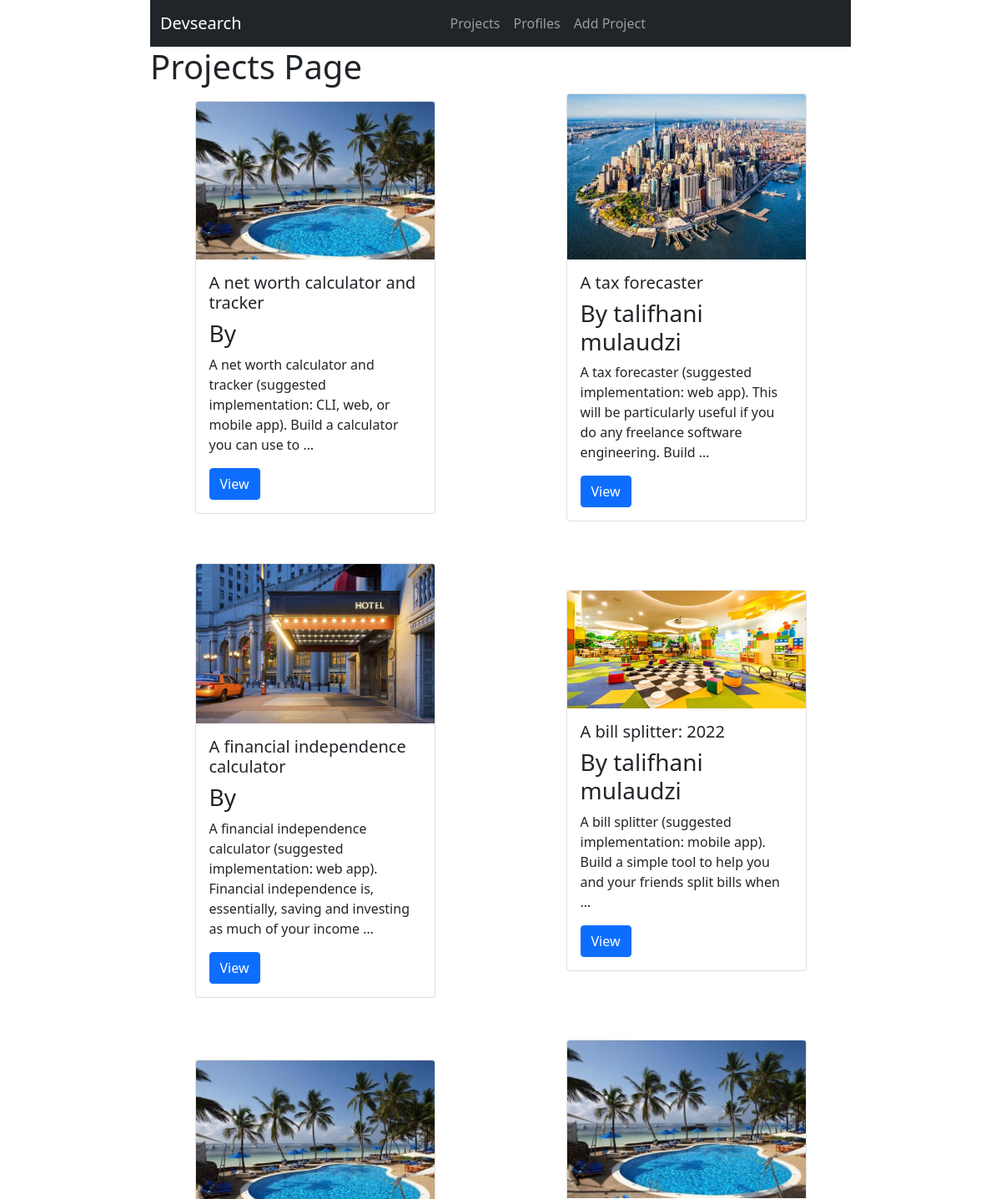
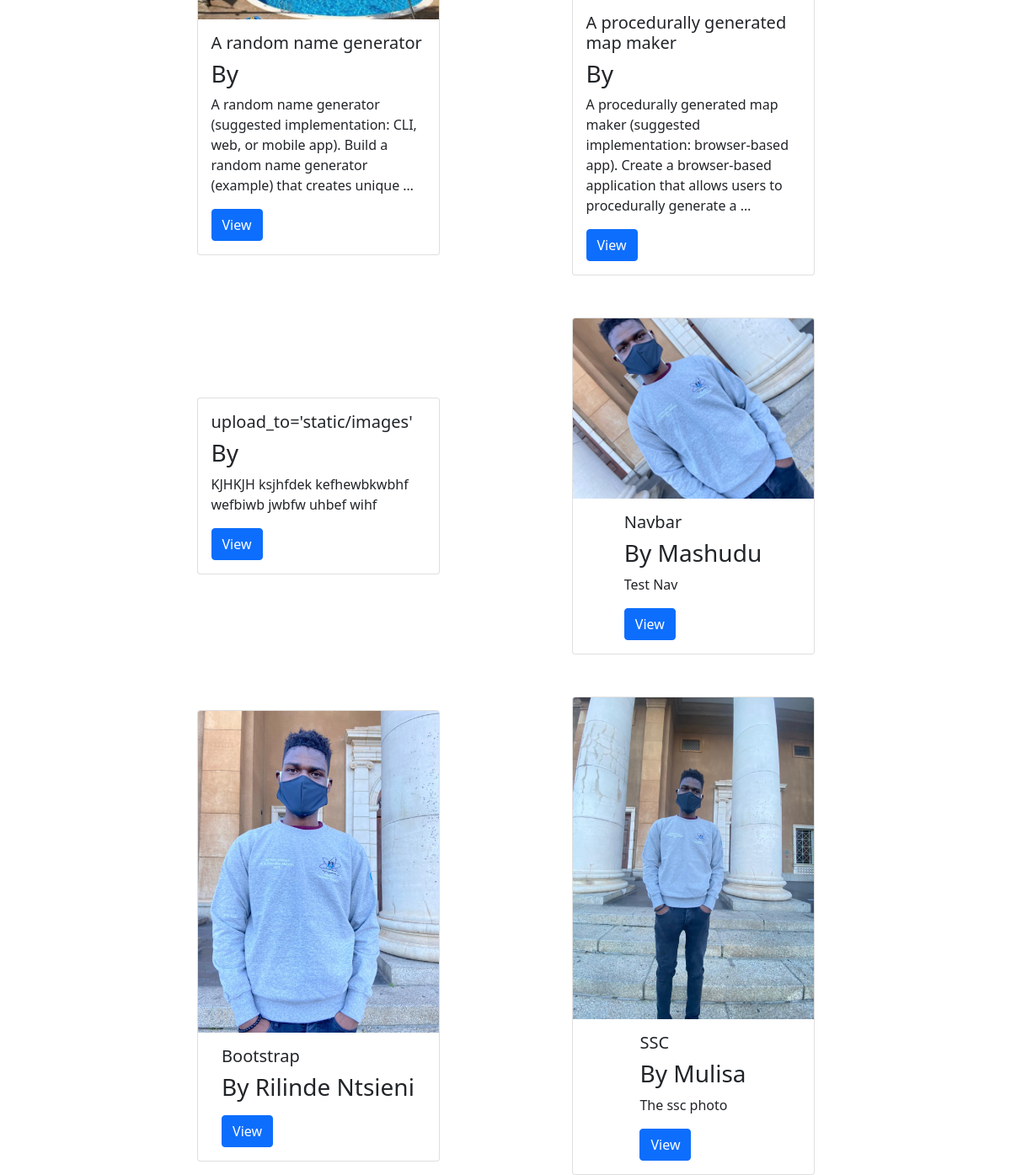
/projects/, run on the app's committed database (2 pictures, top to bottom).
### project/models.py (models this page shows, shortened)
class Project(models.Model):
    id = models.UUIDField(default=uuid.uuid4, editable=False, null=False, blank=False, primary_key=True)
    title = models.CharField(null=False, blank=False, max_length=200)
    description = models.TextField(null=True, blank=True)
    owner = models.ForeignKey(Profile, on_delete=models.SET_NULL, null=True, blank=True)
    featured_image = models.ImageField(null=True, blank=True, default='Design.JPG', upload_to='static/images/')
    demo_link = models.CharField(null=True, blank=True, max_length=200)
    source_code = models.CharField(null=True, blank=True, max_length=200)
    created = models.DateTimeField(auto_now_add=True)
    tags = models.ManyToManyField('Tag', blank=True)

### users/models.py (models this page shows, shortened)
class Profile(models.Model):
    id = models.UUIDField(default=uuid.uuid4, editable=False, null=False, blank=False, primary_key=True)
    user = models.OneToOneField(User, on_delete=models.SET_NULL, null=True, blank=True)
    name = models.CharField(max_length=200, null=True, blank=True)
    email = models.EmailField(max_length=500, null=True, blank=True)
    short_intro = models.CharField(max_length=200, null=True, blank=True)
    bio = models.TextField(null=True, blank=True)
    profile_image = models.ImageField(null=True, blank=True, upload_to='static/images/profiles/')

### project/views.py (the view)
# urls.py: path('projects/', views.projects, name='projects'),
def projects(request):
    projects = Project.objects.all()
    context = {"projects":projects}
    return render(request, 'project/projects.html', context)

### project/templates/project/projects.html (shortened to what this page needs)
<!DOCTYPE html>
{% extends 'home.html' %} {% load static %}
    {% block cont %}
    <h1>Projects Page</h1>
    <div
      style="
        display: grid;
        grid-template-columns: repeat(2, 1fr);
        grid-gap: 50px;
      "
    >
      {% for project in projects %}
      <div class="card" style="width: 18rem">
        {% if project.featured_image %}
        <img src="{{project.featured_image.url}}" class="card-img-top" alt="" />
        {% else %}
        <img src="{% static 'images/b.jpeg' %}" class="card-img-top" alt="" />
        {% endif %}
        <div class="card-body">
          <h5 class="card-title">{{project.title}}</h5>
          <h3>By {{project.owner.name}}</h3>
          <p class="card-text">{{project.description|truncatewords:20}}</p>
          <a href="{% url 'project' project.id %}" class="btn btn-primary"
            >View</a
          >
        </div>
      </div>
      {% endfor %}
    </div>
  </body>
</html>
{% endblock %}

### static/css/style.css (style rules this page uses)
:root { width: 70%; max-width: 1100px; }
* { margin: 0; box-sizing: border-box; margin: auto; }

### data on the page
Project: title "A net worth calculator and tracker", description "A net worth calculator and tracker (suggested implementation: CLI, web, or mobile app). Build a calculator you can use to …"
Project: featured_image (picture), title "A tax forecaster", owner.name "talifhani mulaudzi", description "A tax forecaster (suggested implementation: web app). This will be particularly useful if you do any freelance software engineering. Build …"
Project: featured_image (picture), title "A financial independence calculator", description "A financial independence calculator (suggested implementation: web app). Financial independence is, essentially, saving and investing as much of your income …"
Project: featured_image (picture), title "A bill splitter: 2022", owner.name "talifhani mulaudzi", description "A bill splitter (suggested implementation: mobile app). Build a simple tool to help you and your friends split bills when …"
Project: title "A random name generator", description "A random name generator (suggested implementation: CLI, web, or mobile app). Build a random name generator (example) that creates unique …"
Project: title "A procedurally generated map maker", description "A procedurally generated map maker (suggested implementation: browser-based app). Create a browser-based application that allows users to procedurally generate a …"
Project: title "upload_to='static/images'", description "KJHKJH ksjhfdek kefhewbkwbhf wefbiwb jwbfw uhbef wihf"
Project: featured_image (picture), title "Navbar", owner.name "Mashudu", description "Test Nav"
Project: featured_image (picture), title "Bootstrap", owner.name "Rilinde Ntsieni"
Project: featured_image (picture), title "SSC", owner.name "Mulisa", description "The ssc photo"
